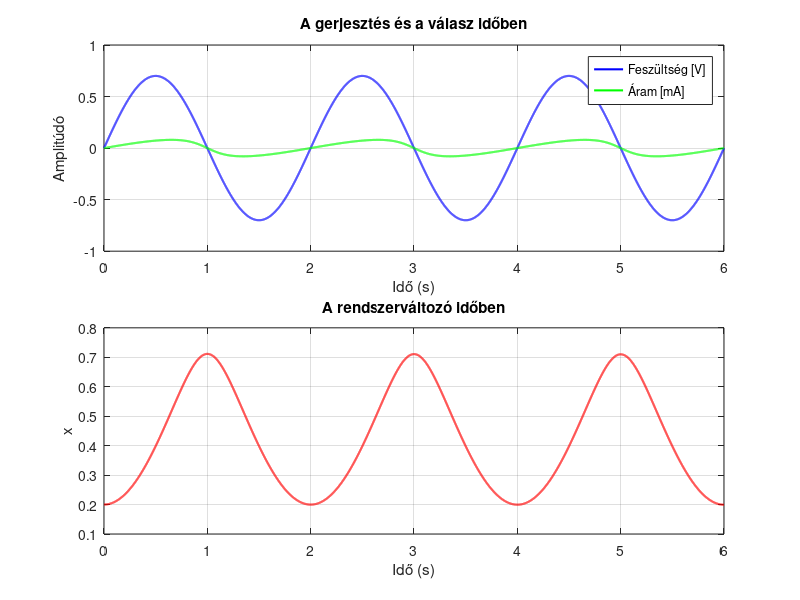
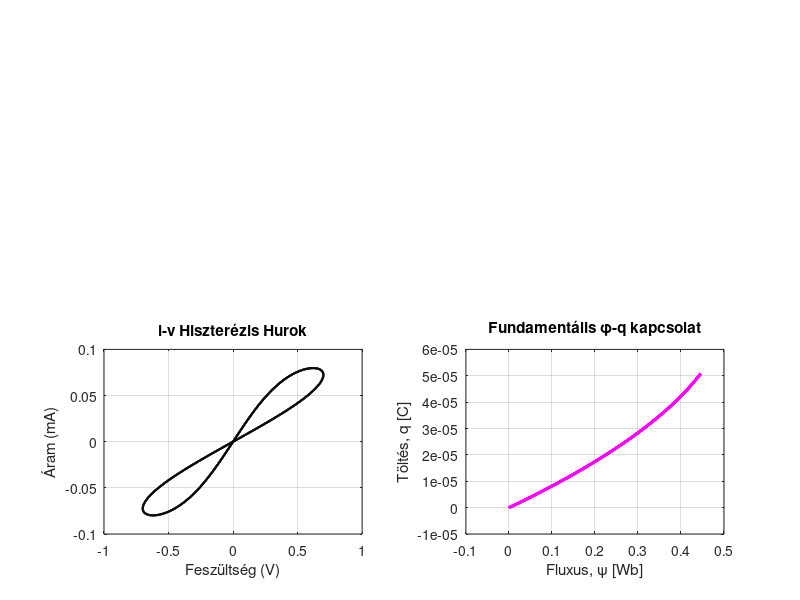

Write the MATLAB code that produced these figures, in order.
% 1. FÁZIS: Paraméterek megadása

p = 5;                  % Joglekar ablakfüggvény kitevője
%ez nem lett felhasználva


Ron = 100;              % Bekapcsolt ellenállás (Ohm)
Roff = 160*Ron;         % Kikapcsolt ellenállás (16000 Ohm)
mu = 1e-14;             % Ion mobilitás
D = 10e-9;              % Eszköz vastagsága
xmin = 0.05;            % Minimális állapotváltozó érték
xmax = 0.9999;          % Maximális állapotváltozó érték
k = mu * Ron / (D^2);   % Drift állandó
x0 = 0.2;               % Kezdeti állapot (x = w/D)




% Szimuláció hossza és lépésköze
%T = 3 / f;                 % Teljes szimulációs idő másodpercben (3 teljes hullám)
T = 6;
N = 10000;              % Minták száma
deltat = T / N;         % Egy időlépés hossza
t = linspace(0, T, N);  % Idővektor létrehozása

% Gerjesztő feszültség (Soft-switching: 0.5 Hz, 0.7 V amplitúdó)
f =0.5;
u_m = 0.7;
u = u_m * sin(2 * pi * f * t); % Bemeneti feszültség (u(t))

% Vektorok előkészítése a memóriában (gyorsabb futás)
x = zeros(1, N);        % Állapotváltozó vektora
i = zeros(1, N);        % Áram vektora
psi = zeros(1, N);      % Fluxus vektora

% 2. FÁZIS: Kezdeti állapot beállítása
x(1) = x0;
psi(1) = 0;
% i = u / R_eq, ahol R_eq = Ron*x + Roff*(1-x)
i(1) = u(1) / (Ron * x(1) + Roff * (1 - x(1))); 

% 3. FÁZIS: A fő algoritmus ciklusa
for n = 2:N
    % Fluxus számítása futó integrállal
    psi(n) = psi(n-1) + u(n) * deltat;
    
    % A nemlineáris Joglekar ablakfüggvény - nem lett implementálva!
    %window = 1 - (2 * x(n-1) - 1)^(2 * p);
    window = 1;
    
    % Változás kiszámítása
    % A képlet: dx = dt * u * (1/(1-x)) * (k/Roff) * window
    dx = deltat * u(n-1) * (1 / (1 - x(n-1))) * (k / Roff) * window;
    
    % A következő állapot ideiglenes értéke
    x_next = x(n-1) + dx;
    
    % Hard-switching feltételek a határokhoz
    if (x_next <= xmin) && (u(n) <= 0)
        x(n) = xmin;
    elseif (x_next >= xmax) && (u(n) >= 0)
        x(n) = xmax;
    else
        x(n) = x_next;
    end
    
    % Az áram kiszámítása a már rögzített új állapothoz
    i(n) = u(n) / (Ron * x(n) + Roff * (1 - x(n)));
end

% A töltés (q) kiszámítása az áram (i) numerikus integrálásával (kumulatív összegzéssel)
q = zeros(1, N);
for k = 2:N
    q(k) = q(k-1) + i(k) * deltat;
end

% Új grafikon ablak a fundamentális kapcsolat igazolására
%figure;



% 4. FÁZIS: Grafikonok kirajzolása
figure('Position', [100, 100, 800, 600]);

% 1. panel: Feszültség és Áram időfüggvénye
subplot(2, 2, [1, 2]); 
plot(t, u, 'b', 'LineWidth', 1.5); hold on;
plot(t, i * 1e3, 'g', 'LineWidth', 1.5);
xlabel('Idő (s)');
ylabel('Amplitúdó');
legend('Feszültség [V]', 'Áram [mA]');
title('A gerjesztés és a válasz időben');
grid on;


subplot(2, 2, [3, 4]); 
plot(t, x, 'r', 'LineWidth', 1.5);
xlabel('Idő (s)');
ylabel('x');
%legend('Feszültség [V]', 'Áram [mA]');
title('A rendszerváltozó időben');
grid on;


figure;
% 2. panel: Feszültség-Áram hiszterézis
subplot(2, 2, 3);
plot(u, i * 1e3, 'k', 'LineWidth', 1.5);
xlabel('Feszültség (V)');
ylabel('Áram (mA)');
title('i-v Hiszterézis Hurok');
grid on;

% 3. panel: Állapotváltozó a fluxus függvényében
subplot(2, 2, 4);
plot( psi, q, 'm', 'LineWidth', 2);
ylabel('Töltés, q [C]');
xlabel('Fluxus, \psi [Wb]');
title('Fundamentális \phi-q kapcsolat');
grid on;
